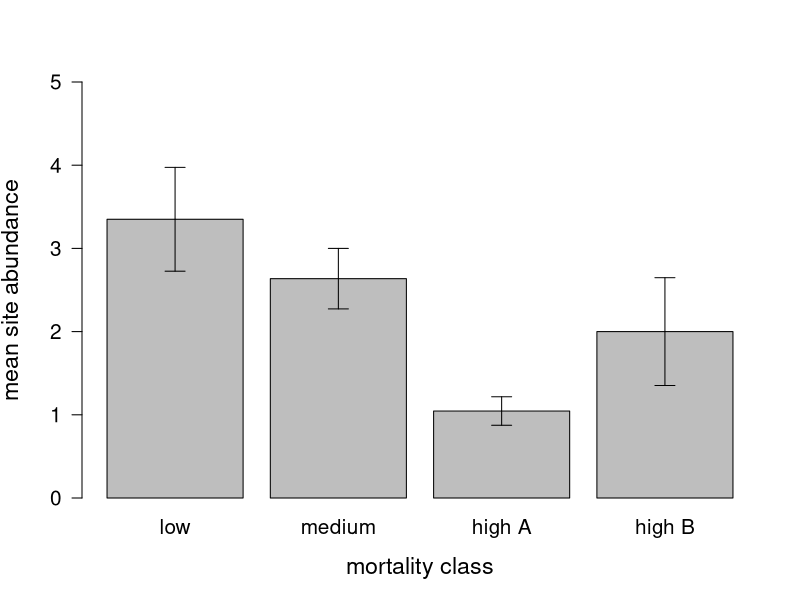
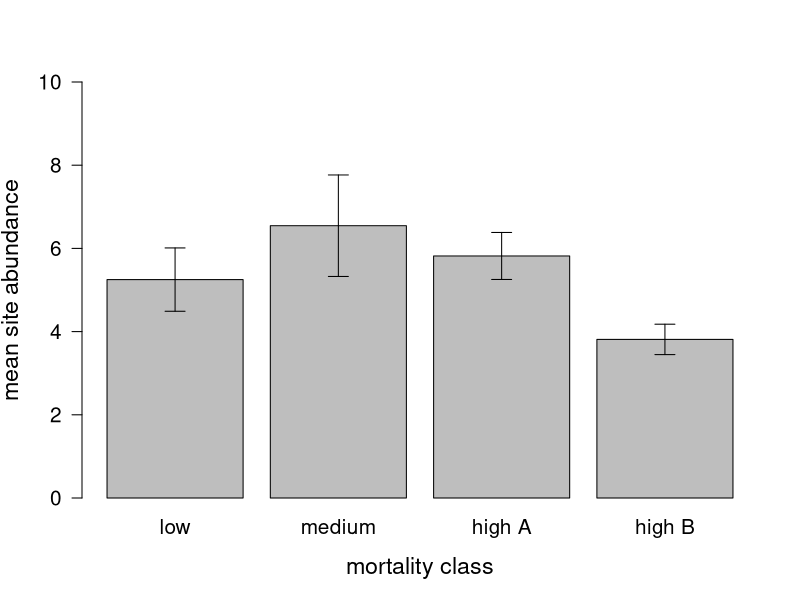

Source code (R) for these figures, in order:
setwd("C:/Users/dusti/Box Sync/Personal Computer/Quantitative Biodiversity/Group Project/GroupProject")
rm(list=ls())

library(vegan)
library(psych)
library(ggplot2)

Guilds <- read.csv("ForagingGuildsDataFile.csv")

str(Guilds)
summary(Guilds)

sem <- function(x){
  sd(na.omit(x))/sqrt(length(na.omit(x)))
}

#Compute means for omnivores and insectivores in the different mortality classes

Omnivores.Mean <- tapply(Guilds$Omn_16, Guilds$mortality.class, mean)

Insectivores.Mean <- tapply(Guilds$Ins_29, Guilds$mortality.class, mean)

#Compute standard errors for those means

Omnivores.SE <- tapply(Guilds$Omn_16, Guilds$mortality.class, sem)

Insectivores.SE <- tapply(Guilds$Ins_29, Guilds$mortality.class, sem)

#Omnivore bar plot
OmnivorePlot <- barplot(Omnivores.Mean, ylim = c(0, round(1.5*max(Omnivores.Mean), digits = 0)),
               pch = 15, cex = 1.25, las = 1, cex.lab = 1.4, cex.axis = 1.25,
               xlab = "mortality class",
               ylab = "mean site abundance",
               names.arg = c("low", "medium", "high A", "high B"))

arrows(x0 = OmnivorePlot, y0 = Omnivores.Mean, y1 = Omnivores.Mean - Omnivores.SE, angle = 90,
       length = 0.1, lwd = 1)
arrows(x0 = OmnivorePlot, y0 = Omnivores.Mean , y1 = Omnivores.Mean + Omnivores.SE, angle = 90,
       length = 0.1, lwd = 1)

#Insectivore bar plot
InsectivorePlot <- barplot(Insectivores.Mean, ylim = c(0, round(1.5*max(Insectivores.Mean), digits = 0)),
                        pch = 15, cex = 1.25, las = 1, cex.lab = 1.4, cex.axis = 1.25,
                        xlab = "mortality class",
                        ylab = "mean site abundance",
                        names.arg = c("low", "medium", "high A", "high B"))

arrows(x0 = InsectivorePlot, y0 = Insectivores.Mean, y1 = Insectivores.Mean - Insectivores.SE, angle = 90,
       length = 0.1, lwd = 1)
arrows(x0 = InsectivorePlot, y0 = Insectivores.Mean , y1 = Insectivores.Mean + Insectivores.SE, angle = 90,
       length = 0.1, lwd = 1)




#Try to get the omnivore and insectivore bars on same plot

#Run Omnivore Anova

OmnivoreAnova <- aov(Guilds$Omn_16~Guilds$mortality.class, data = Guilds)
OmnivoreAnova

summary(OmnivoreAnova)
TukeyHSD(OmnivoreAnova)

#Run Insectivore ANOVA

InsectivoreAnova <- aov(Guilds$Ins_29~Guilds$mortality.class, data = Guilds)

summary(InsectivoreAnova)
TukeyHSD(OmnivoreAnova)




